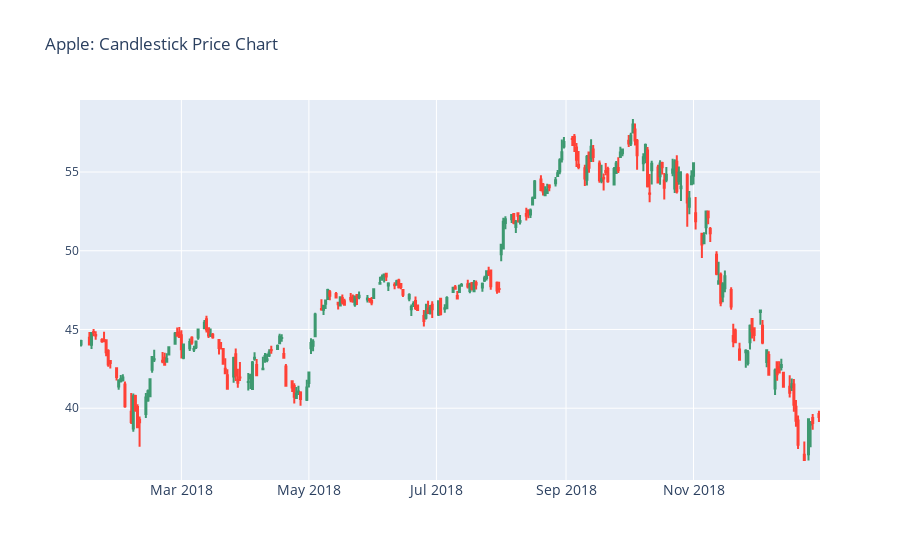

Notebook source saved alongside this figure:
### Markdown cell above
Si utilizamos la librería `plotly`:

### Code cell
fig = go.Figure(data=[go.Candlestick(x=data_df.loc["2018"].index,
                                     open=data_df.loc["2018"]['Open'],
                                     high=data_df.loc["2018"]['High'],
                                     low=data_df.loc["2018"]['Low'],
                                     close=data_df.loc["2018"]['Close'])
                     ])

fig.update_layout(title = f'{company}: Candlestick Price Chart', xaxis_tickfont_size = 14)
fig.update_layout(xaxis_rangeslider_visible = False)
    
fig.show()

### Figure 1 — Plotly figure (JSON) as saved in the notebook; plotly's stock layout.template omitted (floating-point values rounded to 4 significant figures; data arrays with more than 128 entries replaced by an {"elided": "..."} marker saying what was removed)
{"data": [{"close": {"elided": "243 float values"}, "high": {"elided": "243 float values"}, "low": {"elided": "243 float values"}, "open": {"elided": "243 float values"}, "type": "candlestick", "x": {"elided": "243 str values"}}], "layout": {"title": {"text": "Apple: Candlestick Price Chart"}, "xaxis": {"rangeslider": {"visible": false}, "tickfont": {"size": 14}}}}
